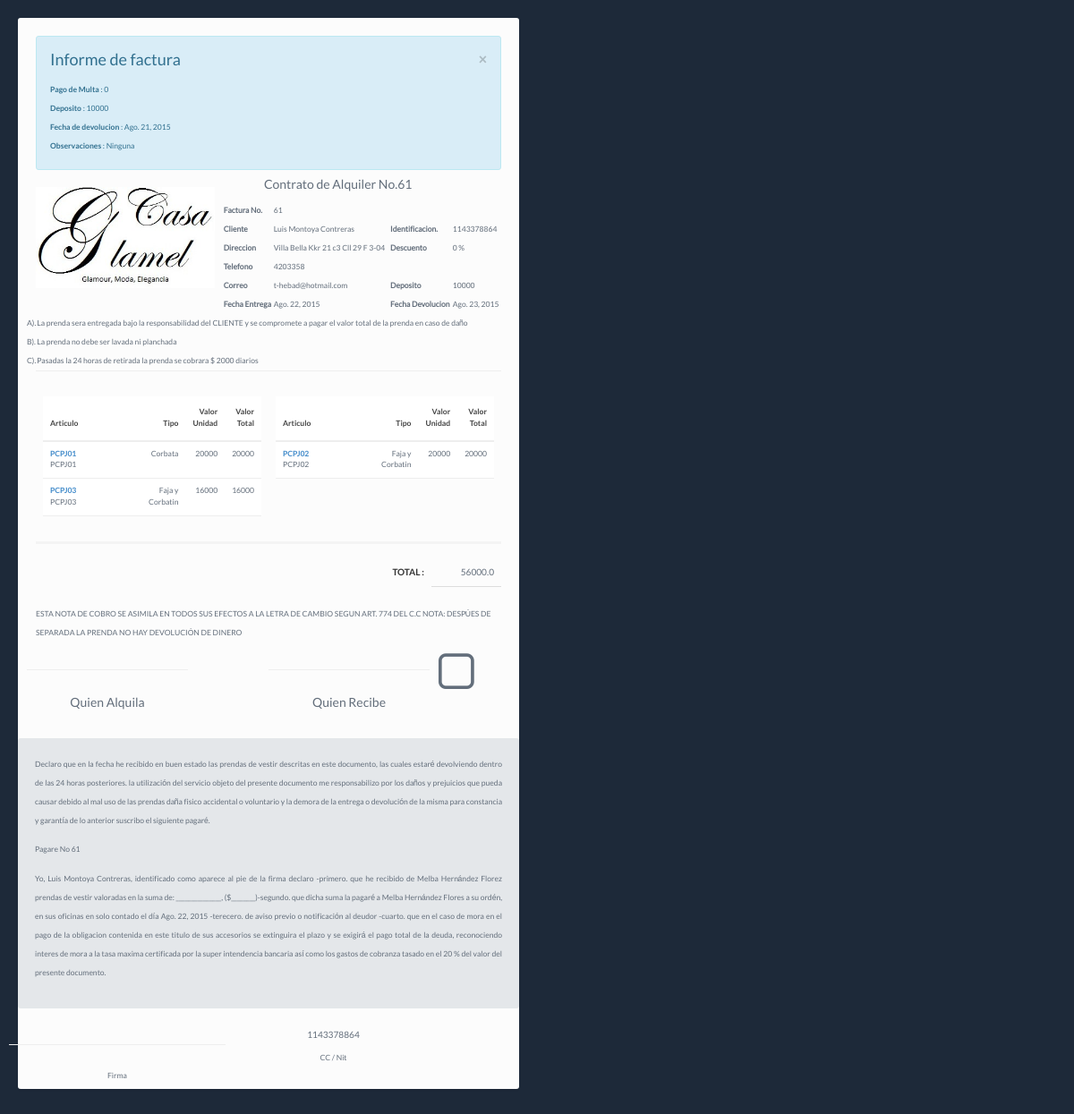
/Alquiler-Factura-Imprimir/61/, run on the app's committed database.
### Apps/Alquiler/models.py (models this page shows, shortened)
class Alquiler(models.Model):
    cliente = models.ForeignKey(Cliente)
    vendedor = models.CharField(max_length=50,blank=True)
    fecha_entrega = models.DateField()
    fecha_devolucion = models.DateField()
    devuelto = models.BooleanField(default=False)
    deposito = models.IntegerField()
    observaciones = models.TextField()
    fecha_devolucion_dia = models.DateField(blank=True,null=True)
    multa = models.IntegerField(blank=True,null=True)
    descuento = models.IntegerField(default=0, blank=True, null=True,
                                    validators=[
                                        MaxValueValidator(100),
                                        MinValueValidator(0)
                                    ])

class Alquiler_Detail(models.Model):
    articulo = models.ForeignKey(Articulo)
    alquiler = models.ForeignKey(Alquiler)
    gratis = models.BooleanField(default=False)
    precio = models.IntegerField()

### Apps/GestionInf/models.py (models this page shows, shortened)
class Cliente(models.Model):
    full_nombre = models.CharField(max_length=100)
    identificacion = models.IntegerField()
    direccion = models.CharField(max_length=100)
    telefono = models.IntegerField()
    correo = models.CharField(max_length=100)
    peligroso = models.BooleanField(default=False)
    numeros_compras = models.IntegerField(default=0,blank=True, null=True)

### Apps/Inventario/models.py (models this page shows, shortened)
class Articulo(models.Model):
    categoria_idcategoria = models.ForeignKey(Categoria)
    nombre_tipo = models.ForeignKey(Tipo)
    nombre_estado = models.ForeignKey(Estado)
    nombre_estado_ropa = models.ForeignKey(Estado_Ropa)
    color = models.ForeignKey(Color)
    nuevo = models.BooleanField(default=False)
    referencia = models.CharField(max_length=45)
    descripcion = models.CharField(max_length=100)
    fechaingreso = models.DateField()
    fechautil = models.DateField()
    precio_original = models.IntegerField()
    precio = models.IntegerField()
    ubicacion = models.CharField(max_length=45)
    talla = models.ForeignKey(Talla)

class Tipo(models.Model):
    nombre_tipo = models.CharField(max_length=50)
    def __str__(self):
        return self.nombre_tipo

### Apps/Alquiler/views.py (the view)
# urls.py: url(r'Alquiler-Factura-Imprimir/(?P<pk>[0-9]+)/$', Alquiler_Factura_Imprimir.as_view(), name='Alquiler_Factura_Imprimir'),
class Alquiler_Factura_Imprimir(Alquiler_Factura):
    template_name = 'ModuloRecepcionista/Alquiler/AlquilerDetailTemplate/alquiler_factura_imprimir.html'

### templates/ModuloRecepcionista/Alquiler/AlquilerDetailTemplate/alquiler_factura_imprimir.html (shortened to what this page needs)
<!DOCTYPE html>
<html lang="es">
<head>
  {% load static from staticfiles %}
  <link href="{%static 'css/style.default.css' %}" rel="stylesheet">
</head>
<div class="contentpanel col-sm-6 small">
      <div class="panel panel-default small">
        <div class="panel-body">
            <div class="row">
                <div class="col-sm-12 small">
                    {% if alquiler.devuelto%}
                        <div class="alert alert-info fade in nomargin">
                            <button type="button" class="close" data-dismiss="alert" aria-hidden="true">&times;</button>
                            <h4>Informe de factura</h4>
                            <strong>Pago de Multa</strong> : {{ alquiler.multa }}<br>
                            <strong>Deposito</strong> : {{ alquiler.deposito }}<br>
                            <strong>Fecha de devolucion</strong> : {{ alquiler.fecha_devolucion_dia }} <br>
                            <strong>Observaciones</strong> : {{ alquiler.observaciones }} <br>
                        </div>
                    {% endif %}
                    <table  style="width:100%">
                        <tr>
                            <td rowspan="7"><img src="{% static 'images/descarga.jpg' %}" class="img-responsive mb10" alt=""
                            height="200" width="200"/></td>
                            <th class="text-center small" colspan="3"><h5>Contrato de Alquiler No.{{ alquiler.pk }}</h5></th>
                        </tr>
                        <tr>
                            <th>Factura No.</th>
                            <td>{{ alquiler.pk }}</td></tr>
                        <tr>
                            <th>Cliente</th>
                            <td>{{ alquiler.cliente.full_nombre }}</td>
                            <th>Identificacion.</th>
                            <td>{{ alquiler.cliente.identificacion }}</td>
                        </tr>
                            <tr>
                                <th>Direccion</th>
                                <td>{{ alquiler.cliente.direccion }}</td>
                                 <th>Descuento</th>
                                <td>{{ alquiler.descuento }} %</td>
                            </tr>
                            <tr>
                                <th>Telefono</th>
                                <td>{{ alquiler.cliente.telefono }}</td>
                            </tr>
                            <tr>
                                <th>Correo</th>
                                <td>{{ alquiler.cliente.correo }}</td>
                                <th>Deposito</th>
                                <td>{{ alquiler.deposito }}</td>
                            </tr>
                            <tr>
                                <th>Fecha Entrega</th>
                                <td>{{ alquiler.fecha_entrega }}</td>
                                <th>Fecha Devolucion</th>
                                <td>{{ alquiler.fecha_devolucion }}</td>
                            </tr>
                    </table>
                </div>
                <div class="row">
                    <div class="col-md-12 small">
                        <table style="width:100%">
                            <tr>
                                <td>A). </td>
                                <td>La prenda sera entregada bajo la responsabilidad del CLIENTE y se compromete a pagar el valor total de la prenda en caso de daño</td>
                            </tr>
                            <tr>
                                <td>B). </td>
                                <td>La prenda no debe ser lavada ni planchada</td>
                            </tr>
                            <tr>
                                <td>C). </td>
                                <td>Pasadas la 24 horas de retirada la prenda se cobrara $ 2000 diarios</td>
                            </tr>
                        </table>
                    </div>
                </div>
            </div>
            <div class="small">
            <table class="table">
                <td>
                <table class="table table-invoice">
                    <thead>
                        <tr>
                        <th>Articulo</th>
                        <th>Tipo</th>
                        <th>Valor Unidad</th>
                        <th>Valor Total</th>
                        </tr>
                    </thead>
                    <tbody>
                    {% for alquiler_detail in alquiler_parte_uno%}
                        <tr>
                            <td>
                                <div class="text-primary"><strong>{{ alquiler_detail.articulo.referencia }}</strong></div>
                                {{ alquiler_detail.articulo.descripcion }}
                            </td>
                            <td>{{ alquiler_detail.articulo.nombre_tipo }}</td>
                            <td>{{ alquiler_detail.precio }}</td>
                            <td>{{ alquiler_detail.precio }}</td>
                          </tr>
                            {% endfor %}
                    </tbody>
                </table>
                </td>
                <td>
                <table class="table table-invoice">
                    <thead>
                        <tr>
                        <th>Articulo</th>
                        <th>Tipo</th>
                        <th>Valor Unidad</th>
                        <th>Valor Total</th>
                        </tr>
                    </thead>
                    <tbody>
                    {% for alquiler_detail in alquiler_parte_dos%}
                        <tr>
                            <td>
                                <div class="text-primary"><strong>{{ alquiler_detail.articulo.referencia }}</strong></div>
                                {{ alquiler_detail.articulo.descripcion }}
                            </td>
                            <td>{{ alquiler_detail.articulo.nombre_tipo }}</td>
                            <td>{{ alquiler_detail.precio }}</td>
                            <td>{{ alquiler_detail.precio }}</td>
                          </tr>
                            {% endfor %}
                    </tbody>
                </table>
                </td>
            </table>
          </div>
            <table class="table table-total">
                <tbody>
                    <tr>
                        <td><strong>TOTAL :</strong></td>
                        <td>{{ suma }}</td>
                    </tr>
                </tbody>
            </table>
            <p class="small">ESTA NOTA DE COBRO SE ASIMILA EN TODOS SUS EFECTOS A LA LETRA DE CAMBIO SEGUN ART. 774 DEL C.C NOTA: DESPÚES DE SEPARADA LA PRENDA NO HAY DEVOLUCIÓN DE DINERO</p>
            <div class="row">
                <div class="col-xs-4">
                    <div class="row"><hr></div>
                    <div class="row small"><h5 class="text-center">Quien Alquila</h5></div>
                </div>
                <div class="col-xs-2">
                </div>
                <div class="col-xs-4">
                    <div class="row"><hr></div>
                    <div class="row small"><h5 class="text-center">Quien Recibe</h5></div>
                </div>
                <div class="col-xs-2">
                    <i class="fa fa-square-o fa-5x"></i>
                </div>
            </div>
            </div>
            <div class="well">
                <p class="text-justify small"> Declaro que en la fecha he recibido en buen estado las prendas de vestir descritas en este documento,
                    las cuales estaré devolviendo dentro de las 24 horas posteriores. la utilización del servicio objeto
                    del presente documento me responsabilizo por los daños y prejuicios que pueda causar debido al mal
                    uso de las prendas daña fisico accidental o voluntario y la demora de la entrega o devolución de la
                    misma para constancia y garantía de lo anterior suscribo el siguiente pagaré.
                </p>
                <p class="small"><h4 class="small">Pagare No {{ alquiler.pk }}</h4></p>
                <p class="text-justify small"> Yo, {{ alquiler.cliente.full_nombre }}, identificado como aparece al pie de la firma declaro -primero. que he recibido
                    de Melba Hernández Florez prendas de vestir valoradas en la suma de: _______________, ($________)-segundo. que
                    dicha suma la pagaré a Melba Hernández Flores a su ordén, en sus oficinas en solo contado el día {{ alquiler.fecha_entrega }}
                    -terecero. de aviso previo o notificación al deudor -cuarto. que en el caso de mora en el pago de la
                    obligacion contenida en este titulo de sus accesorios se extinguira el plazo y se exigirá el pago total
                    de la deuda, reconociendo interes de mora a la tasa maxima certificada por la super intendencia bancaria
                    así como los gastos de cobranza tasado en el 20 % del valor del presente documento.
                </p>
            </div>
            <div class="row">
                <div class="col-lg-5">
                    <div class="row"><hr></div>
                    <div class="row"><h5 class="text-center small">Firma</h5></div>
                </div>
                <div class="col-lg-5">
                    <div class="row text-center">{{ alquiler.cliente.identificacion }}</div>
                    <div class="row"><h5 class="text-center small">CC / Nit</h5></div>
                </div>
            </div>
        </div>
      </div>
<body>
</body>
</html>

### static/css/style.default.css (style rules this page uses)
body { background: #1d2939; font-family: 'LatoRegular', 'Lucida Grande', 'Lucida Sans Unicode', Helvetica, sans-serif !important; line-height: 21px; color: #636e7b; overflow: hidden; }
h1,h2,h3,h4,h5 { font-family: 'LatoRegular', 'Lucida Grande', 'Lucida Sans Unicode', Helvetica, sans-serif; }
strong { font-family: 'LatoBold'; font-weight: normal; }
.contentpanel { padding: 20px; }
.contentpanel::after { clear: both; display: block; content: ''; }
p { margin-bottom: 10px; }
.table-invoice { -moz-box-shadow: none; -webkit-box-shadow: none; box-shadow: none; border-bottom: 1px solid #eee; margin-top: 20px; }
.table-invoice thead > tr > th { background: none; }
.table-invoice thead > tr > th:last-child, .table-invoice thead > tr > th:nth-child(3), .table-invoice thead > tr > th:nth-child(2) { text-align: right; }
.table-invoice tbody > tr > td:last-child, .table-invoice tbody > tr > td:nth-child(3), .table-invoice tbody > tr > td:nth-child(2) { width: 15%; text-align: right; }
.table-total { -moz-box-shadow: none; -webkit-box-shadow: none; box-shadow: none; float: right; }
.table-total > tbody > tr > td { border: 0; }
.table-total > tbody > tr > td:last-child { border-bottom: 1px solid #ddd; width: 15%; text-align: right; }
.table-total > tbody > tr > td:first-child { text-align: right; color: #333; }
.mb10 { margin-bottom: 10px; }
.nomargin { margin: 0; }

### data on the page
Alquiler: multa "0", deposito "10000", fecha_devolucion_dia "Ago. 21, 2015", observaciones "Ninguna", pk "61", cliente.full_nombre "Luis Montoya Contreras", cliente.identificacion "1143378864", cliente.direccion "Villa Bella Kkr 21 c3 Cll 29 F 3-04", descuento "0", cliente.telefono "4203358", cliente.correo "t-hebad@hotmail.com", fecha_entrega "Ago. 22, 2015", fecha_devolucion "Ago. 23, 2015"
Alquiler_Detail: articulo.referencia "PCPJ01", articulo.descripcion "PCPJ01", articulo.nombre_tipo "Corbata", precio "20000"
Alquiler_Detail: articulo.referencia "PCPJ03", articulo.descripcion "PCPJ03", articulo.nombre_tipo "Faja y Corbatin", precio "16000"
Alquiler_Detail: articulo.referencia "PCPJ02", articulo.descripcion "PCPJ02", articulo.nombre_tipo "Faja y Corbatin", precio "20000"

### other printed values
{{ suma }} "56000.0"
